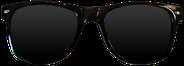
#> input picture sunglasses.png, 184 x 66 px
$ python -i filter.py   (imports and definitions only)
#> lines starting #> are read from the running program, lines starting #| are printed output that depends on the picture
import cv2
import numpy as np
from PIL import Image


class Filter:
    def __init__(self):
        pass

    def apply_blur(self, image, kernel_size=(5, 5)):
        """
        Applies a Gaussian blur filter to the given image.

        Parameters:
        - image: PIL.Image object representing the input image.
        - kernel_size: Tuple representing the size of the Gaussian kernel.

        Returns:
        - A PIL.Image object representing the blurred image.
        """
#> called with kernel_size = (5, 5)
        # Ensure kernel size is odd and greater than 0
        kernel_size = (kernel_size[0] if kernel_size[0] % 2 == 1 else kernel_size[0] + 1,
                       kernel_size[1] if kernel_size[1] % 2 == 1 else kernel_size[1] + 1)

        # Convert the PIL image to an OpenCV format (numpy array)
        image_np = np.array(image)
        image_cv = cv2.cvtColor(image_np, cv2.COLOR_RGBA2BGR)
#> image_cv is the input picture: shape (66, 184, 3); mean B, G, R 20.5, 21, 21.7

        # Apply the Gaussian blur filter using OpenCV
        blurred_image_cv = cv2.GaussianBlur(image_cv, kernel_size, 0)
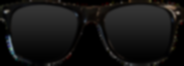
#> blurred_image_cv: shape (66, 184, 3); mean B, G, R 20.6, 21.2, 21.8

        # Convert the OpenCV image back to PIL format
        blurred_image_np = cv2.cvtColor(blurred_image_cv, cv2.COLOR_BGR2RGBA)
        blurred_image_pil = Image.fromarray(blurred_image_np)

        return blurred_image_pil

    def apply_sharpen(self, image):
        """
        Applies a sharpening filter to the given image.

        Parameters:
        - image: PIL.Image object representing the input image.

        Returns:
        - A PIL.Image object representing the sharpened image.
        """
        # Convert the PIL image to an OpenCV format (numpy array)
        image_np = np.array(image)
        image_cv = cv2.cvtColor(image_np, cv2.COLOR_RGBA2BGR)

        # Define the sharpening kernel
        kernel = np.array([[0, -1, 0],
                           [-1, 5, -1],
                           [0, -1, 0]])

        # Apply the sharpening filter using OpenCV
        sharpened_image_cv = cv2.filter2D(src=image_cv, ddepth=-1, kernel=kernel)

        # Convert the OpenCV image back to PIL format
        sharpened_image_np = cv2.cvtColor(sharpened_image_cv, cv2.COLOR_BGR2RGBA)
        sharpened_image_pil = Image.fromarray(sharpened_image_np)

        return sharpened_image_pil

>>> import cv2
>>> picture = cv2.cvtColor(cv2.imread('sunglasses.png'), cv2.COLOR_BGR2RGB)
>>> result = Filter().apply_blur(picture)
